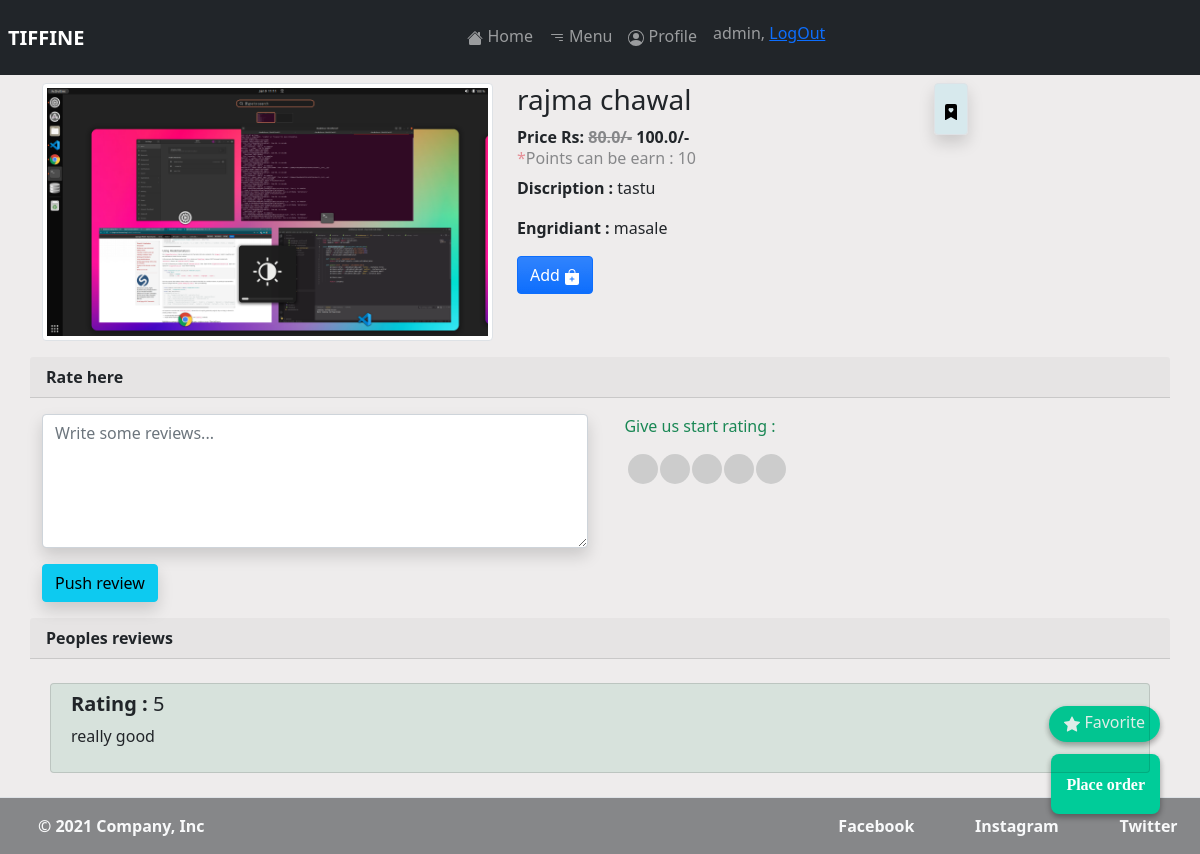
/order-deatial/1 (signed in), run on the app's committed database.
### tiffine_site/models.py (models this page shows, shortened)
class MainDishModel(models.Model):
    name = models.CharField(max_length=100)
    deatil = models.CharField(max_length=255)
    price = models.FloatField()
    discounted = models.FloatField()
    availablity = models.BooleanField(default=True)
    image = models.ImageField(upload_to='pictures')
    ingredients = models.CharField(max_length=255)
    type_of = models.CharField(choices=type_of, max_length=10, blank=True)

class CommentAndRating(models.Model):
    user = models.ForeignKey(
        User, on_delete=models.SET_NULL, blank=True, null=True, unique=False)
    dish = models.ForeignKey(
        MainDishModel, on_delete=models.SET_NULL, blank=True, null=True)
    comment = models.TextField(max_length=250)
    rating = models.IntegerField(default=0)
    timestamp = models.DateTimeField(auto_now_add=True)

### tiffine_site/views.py (the view)
# urls.py: path('order-deatial/<int:pk>', OrderPlace.as_view(), name='deatail-view'),
class OrderPlace(View):
    def get(self, request, *args, **kwargs):
        dish_obj = MainDishModel.objects.get(pk=kwargs['pk'])
        rating_obj = CommentAndRating.objects.filter(pk=kwargs['pk'])
        if request.user.is_authenticated:
            favorite = AddToFevorate.objects.filter(user=request.user)
            is_cart = Cart.objects.filter(user=request.user)
            is_c = Cart.objects.filter(
                Q(user=request.user) & Q(item=dish_obj)).exists()
            is_favorite = AddToFevorate.objects.filter(
                Q(user=request.user) & Q(dish_name=kwargs['pk'])).exists()
            context = {
                'fav': favorite,
                'is_favorite': is_favorite,
                'rating_obj': rating_obj,
                'is_cart': is_cart,
                'is_c': is_c,
                'dish_obj': dish_obj,
                'rating_obj': rating_obj,
            }
        context = {
            'dish_obj': dish_obj,
            'rating_obj': rating_obj,
        }
        template = 'deatail_view.html'
        return render(request, template_name=template, context=context)

### tiffine_site/templates/deatail_view.html (shortened to what this page needs)
{% extends 'base.html' %}
{% block content %}
{% load static %}
<link rel="stylesheet" href="{% static 'css/deatail_view_.css' %}">
<link rel="stylesheet" href="https://cdnjs.cloudflare.com/ajax/libs/font-awesome/5.15.3/css/all.min.css"/>
<div class="container">
  {% if user.is_authenticated %}
        <div class="text-center d-inline-flex float float-fav">
          <a href="{% url 'favorite-temp' %}" class="text-decoration-none mt-1 text-light" value="veg" id="veg_id">
            Favorite
          </a>
        </div>
      <a href="{% url 'payment-checkout' %}" class="float">
        <i class="fa my-float">Place order</i>
      </a>
    {% endif %}
    <div class="product_detail mt-2">
        <div class="row">
            <div class="col-md-5 col-sm-10">
                <img src="{{ dish_obj.image.url }}" alt="" class="img-thumbnail materialboxed order-sm-2">
            </div>
            <div class="col-md-5 col-sm-10 order-sm-1">
                <h3>{{dish_obj.name}}
                {% if user.is_authenticated %}
                  <a class="float-end border rounded bg-info bg-opacity-10 shadow" id="fav-id">
                    <div class="p-2">
                      <svg
                        id="fav-icon"
                        xmlns="http://www.w3.org/2000/svg"
                        width="16"
                        {% for favotive in fav %}
                            {% if favotive.dish_name.id == dish_obj.id %}
                              fill="red"
                            {% endif %}
                            fir=""
                        {% endfor %}
                        height="16"
                        class="bi bi-bookmark-heart-fill"
                        viewBox="0 0 16 16">
                        <path
                          d="M2 15.5a.5.5 0 0 0 .74.439L8 13.069l5.26 2.87A.5.5 0 0 0 14 15.5V2a2 2 0 0 0-2-2H4a2 2 0 0 0-2 2v13.5zM8 4.41c1.387-1.425 4.854 1.07 0 4.277C3.146 5.48 6.613 2.986 8 4.412z"
                        />
                      </svg>
                    </div>
                  </a>
                {% endif %}
                </h3>
                <strong>Price Rs: <span class="text-decoration-line-through opacity-50">{{dish_obj.discounted}}/-</span> {{dish_obj.price}}/-</strong>
                <h6 class="opacity-50"> <span class="text-danger">*</span>Points can be earn : 10</h6>
                <p><strong>Discription : </strong> {{dish_obj.deatil}}</p>
                <p><strong>Engridiant : </strong>{{dish_obj.ingredients}}</p>
                <a  class="btn btn-primary bg-gradient text-center" id="add-dabba">
                {% if user.is_authenticated %}
                  {% if is_c == True %}
                    Remove
                    {% else %}
                    Add
                  {% endif %}
                  {% else %}
                  Add
                {% endif %}
              </a>
            </div>
        </div>
        <div class="row">
          <strong class="card-header">Rate here</strong>
            <div class="col-md-6 col-sm-12 mt-3">
                <textarea class="form-control shadow" rows="5" id="comment" placeholder="Write some reviews..."></textarea>
            </div>
            <div class=" col-md-6 col-sm-12 mt-3 rating ">
              <p class="text-center text-success">Give us start rating : </p>
                <span><input type="radio" name="rating" id="str5" value="5"><label for="str5"></label></span>
                <span><input type="radio" name="rating" id="str4" value="4"><label for="str4"></label></span>
                <span><input type="radio" name="rating" id="str3" value="3"><label for="str3"></label></span>
                <span><input type="radio" name="rating" id="str2" value="2"><label for="str2"></label></span>
                <span><input type="radio" name="rating" id="str1" value="1"><label for="str1"></label></span>
            </div>
            <div class="row mt-3">
                <div class="d-flex col-md-6 col-sm-12 w-auto">
                  <button class="btn btn-info shadow" id="push-review">Push review</button>
                </div>
            </div>
        </div>
        <div class="row" >
            <strong class="card-header">Peoples reviews</strong>
            <div class="col-md-12 col-sm-12 h-75" id='comment-box'>
                {% for rate_obj in rating_obj %}
                  <div class='row card overflow-auto bg-success bg-opacity-10 m-2 p-2'>
                    <h5><strong>Rating : </strong>{{rate_obj.rating}}</h5>
                    <p>{{rate_obj.comment}}</p>
                  </div>
                {% endfor %}
            </div>
        </div>
    </div>
</div>
{% endblock %}

### tiffine_site/templates/base.html (shortened to what this page needs)
<!DOCTYPE html>
<html lang="en">
<head>
    <link href="node_modules/froala-editor/css/froala_editor.pkgd.min.css" rel="stylesheet" type="text/css" /><script type="text/javascript" src="node_modules/froala-editor/js/froala_editor.pkgd.min.js"></script>
    {% load static %}
    <link rel="stylesheet" href="{% static 'css/base.css' %}">
    <link href="https://cdn.jsdelivr.net/npm/bootstrap@5.1.3/dist/css/bootstrap.min.css" rel="stylesheet">
    <link rel="stylesheet" href="https://cdnjs.cloudflare.com/ajax/libs/font-awesome/4.7.0/css/font-awesome.min.css">
    <link rel="stylesheet" href="https://cdn.jsdelivr.net/npm/bootstrap-icons@1.8.1/font/bootstrap-icons.css">
</head>
<body class="" style="height: 100vh; background-color: rgba(157, 148, 148, 0.17);" >
    <header class = ''>
        <nav class = "navbar navbar-expand-sm navbar-dark bg-dark p-2 stick">
            <div class=" justify-content-center ml-3">
                <a class="navbar-brand " href="#"><Strong>TIFFINE</Strong></a>
            </div>
            <div class="collapse navbar-collapse" id="navmenuitem" >
                <ul class="navbar-nav m-auto p-2">
                    <li class="nav-item ">
                        <a class="nav-link {% block home%}{%endblock %}" href="{% url 'index' %}">
                             Home</a>
                    </li>
                    <li class="nav-item">
                        <a class="nav-link {% block menu%}{%endblock %}" href="{% url 'menu' %}">
                               Menu
                        </a>
                    </li>
                    {% if user.is_authenticated %}
                    <li class="nav-item ">
                        <a class="nav-link {% block profile%}{%endblock %}" href="{% url 'user-profile'  %}">
                             Profile</a>
                    </li>
                    <li class="nav-item">
                        <h6 class="nav-link">{{ user.username }}, <a href="{% url 'logout_user' %}">LogOut</a></h6>
                    </li>
                    {% endif %}
                </ul>
            </div>
        </nav>
    </header>
    {% block content %}{% endblock %}
  <footer class="d-flex flex-wrap justify-content-between align-items-center text-light py-3 border-top {% block bottom %}{% endblock %} bg-dark bg-opacity-50">
    <div class="col-md-4 d-flex align-items-center text-light">
      <a href="/" class="mb-3 me-2 mb-md-0 text-light text-decoration-none lh-1">
        <svg class="bi" width="30" height="24"><use xlink:href="#bootstrap"/></svg>
      </a>
      <span class=""><strong>&copy; 2021 Company, Inc</strong></span>
    </div>
    <ul class="nav col-md-4 justify-content-end list-unstyled d-flex d-flex justify-content-around ">
      <li class="ms-3"><a class="text-decoration-none text-light" href="#"><strong>Facebook</strong></a></li>
      <li class="ms-3"><a class="text-decoration-none text-light" href="#"><strong>Instagram</strong></a></li>
      <li class="ms-3"><a class="text-decoration-none text-light" href="#"><strong>Twitter</strong></a></li>
    </ul>
  </footer>
</body>
</html>

### tiffine_site/static/css/deatail_view_.css (style rules this page uses)
.rating { float: left; width: 200px; }
.rating span { float: right; position: relative; }
.rating span label { display: inline-block; width: 30px; height: 30px; text-align: center; color: #fff; background: #ccc; font-size: 30px; margin-right: 2px; line-height: 30px; border-radius: 50%; -webkit-border-radius: 50%; }
* { padding: 0; margin: 0; }
.float { position: fixed; height: 60px; bottom: 40px; right: 40px; background-color: #0c9; color: #fff; border-radius: 8px; padding-left: 15px; padding-right: 15px; text-align: center; box-shadow: 2px 2px 3px #999; box-shadow: 0 3px 6px rgba(0, 0, 0, 0.16), 0 3px 6px rgba(0, 0, 0, 0.23); transition: 0.3s; -webkit-tap-highlight-color: rgba(0, 0, 0, 0); }
.my-float { margin-top: 22px; }
.float-fav { bottom: 112px; border-radius: 100px; text-align: center; height: 36px; }

### data on the page
MainDishModel: image (picture), name "rajma chawal", discounted "80.0", price "100.0", deatil "tastu", ingredients "masale"
CommentAndRating: rating "5", comment "really good"

### other printed values
{{ user.username }} "admin"
